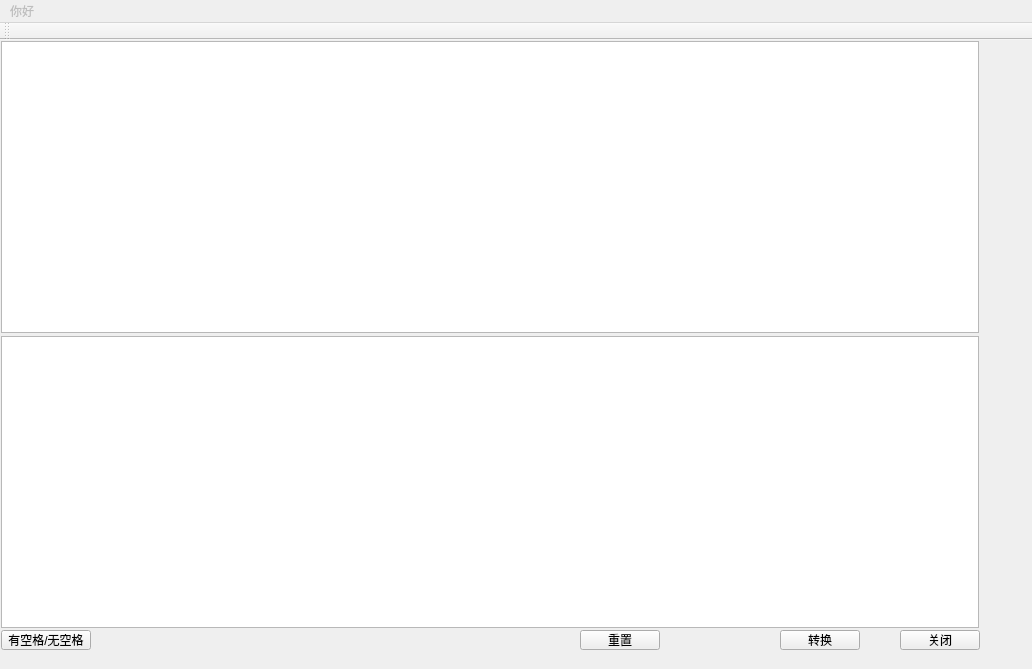
<?xml version="1.0" encoding="UTF-8"?>
<ui version="4.0">
 <class>MainWindow</class>
 <widget class="QMainWindow" name="MainWindow">
  <property name="geometry">
   <rect>
    <x>0</x>
    <y>0</y>
    <width>1032</width>
    <height>669</height>
   </rect>
  </property>
  <property name="minimumSize">
   <size>
    <width>460</width>
    <height>300</height>
   </size>
  </property>
  <property name="windowTitle">
   <string>换行处理</string>
  </property>
  <widget class="QWidget" name="centralWidget">
   <widget class="QPlainTextEdit" name="inputText">
    <property name="geometry">
     <rect>
      <x>1</x>
      <y>1</y>
      <width>978</width>
      <height>292</height>
     </rect>
    </property>
   </widget>
   <widget class="QPlainTextEdit" name="outText">
    <property name="geometry">
     <rect>
      <x>1</x>
      <y>296</y>
      <width>978</width>
      <height>292</height>
     </rect>
    </property>
   </widget>
   <widget class="QPushButton" name="closeBtn">
    <property name="geometry">
     <rect>
      <x>900</x>
      <y>590</y>
      <width>80</width>
      <height>20</height>
     </rect>
    </property>
    <property name="text">
     <string>关闭</string>
    </property>
   </widget>
   <widget class="QPushButton" name="changeBtn">
    <property name="geometry">
     <rect>
      <x>1</x>
      <y>590</y>
      <width>90</width>
      <height>20</height>
     </rect>
    </property>
    <property name="text">
     <string>有空格/无空格</string>
    </property>
   </widget>
   <widget class="QPushButton" name="transBtn">
    <property name="geometry">
     <rect>
      <x>780</x>
      <y>590</y>
      <width>80</width>
      <height>20</height>
     </rect>
    </property>
    <property name="text">
     <string>转换</string>
    </property>
   </widget>
   <widget class="QPushButton" name="resetBtn">
    <property name="geometry">
     <rect>
      <x>580</x>
      <y>590</y>
      <width>80</width>
      <height>20</height>
     </rect>
    </property>
    <property name="text">
     <string>重置</string>
    </property>
   </widget>
  </widget>
  <widget class="QMenuBar" name="menuBar">
   <property name="enabled">
    <bool>false</bool>
   </property>
   <property name="geometry">
    <rect>
     <x>0</x>
     <y>0</y>
     <width>1032</width>
     <height>23</height>
    </rect>
   </property>
   <widget class="QMenu" name="menu">
    <property name="geometry">
     <rect>
      <x>339</x>
      <y>104</y>
      <width>120</width>
      <height>50</height>
     </rect>
    </property>
    <property name="title">
     <string>你好</string>
    </property>
   </widget>
   <addaction name="menu"/>
  </widget>
  <widget class="QToolBar" name="mainToolBar">
   <property name="enabled">
    <bool>false</bool>
   </property>
   <attribute name="toolBarArea">
    <enum>TopToolBarArea</enum>
   </attribute>
   <attribute name="toolBarBreak">
    <bool>false</bool>
   </attribute>
  </widget>
  <widget class="QStatusBar" name="statusBar">
   <property name="enabled">
    <bool>false</bool>
   </property>
   <property name="sizeGripEnabled">
    <bool>false</bool>
   </property>
  </widget>
 </widget>
 <layoutdefault spacing="6" margin="11"/>
 <resources/>
 <connections/>
</ui>
